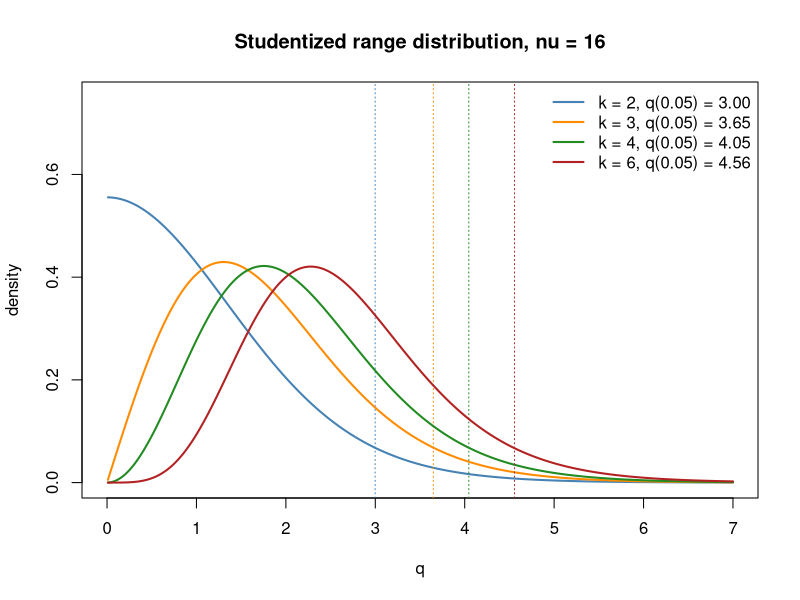

Write R code to recreate this figure.
# Densities of the studentized range distribution with 16 degrees of freedom for k = 2, 3, 4, 6.
# R has ptukey and qtukey but no density, so the density is a numerical derivative of ptukey.
nu <- 16
q <- seq(0.01, 7, length.out = 400)
h <- 1e-4
ks <- c(2, 3, 4, 6)
cols <- c("steelblue", "darkorange", "forestgreen", "firebrick")
plot(NA, xlim = c(0, 7), ylim = c(0, 0.75), xlab = "q", ylab = "density",
     main = "Studentized range distribution, nu = 16")
for (i in seq_along(ks)) {
  dens <- (ptukey(q + h, ks[i], nu) - ptukey(q - h, ks[i], nu)) / (2 * h)
  lines(q, dens, col = cols[i], lwd = 2)
  abline(v = qtukey(0.95, ks[i], nu), col = cols[i], lty = 3)
}
legend("topright", col = cols, lwd = 2, bty = "n",
       legend = sprintf("k = %d, q(0.05) = %.2f", ks, qtukey(0.95, ks, nu)))
